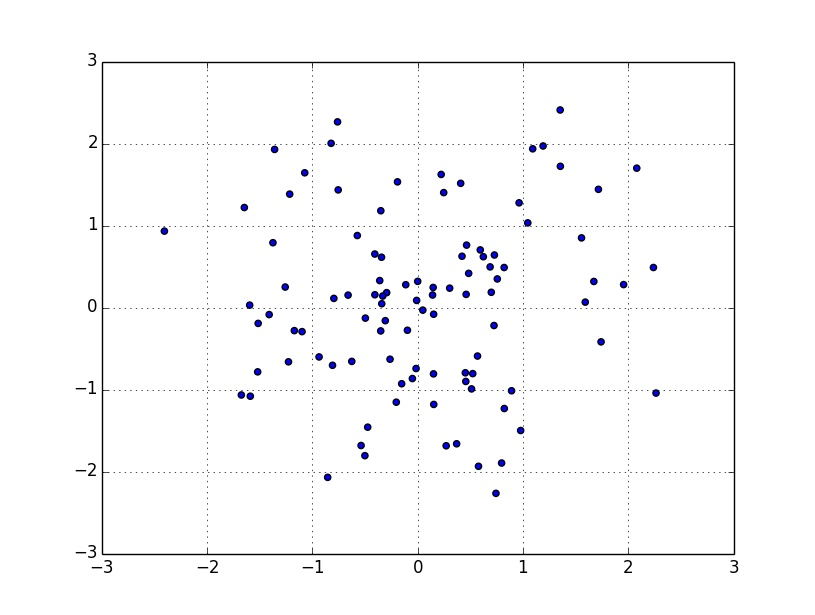

Reproduce this figure in Python.
# -*- coding: utf-8 -*-
import numpy as np
import matplotlib.pyplot as plt

def main():
    # 乱数を100個生成(x, y)
    x = np.random.randn(100)
    y = np.random.randn(100)
    # 散布図
    plt.scatter(x,y)
    # 表示
    plt.grid()
    plt.show()

if __name__ == '__main__':
    main()
